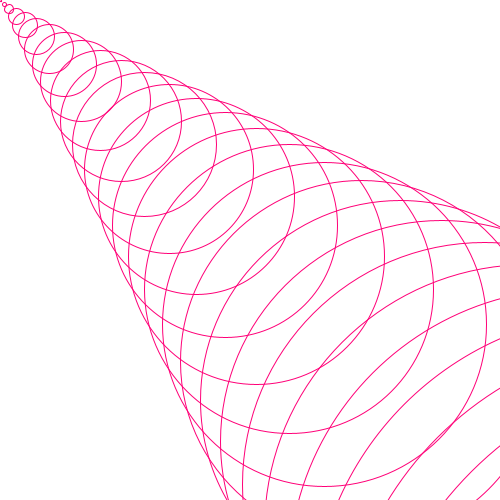
Frame 1 (no input)
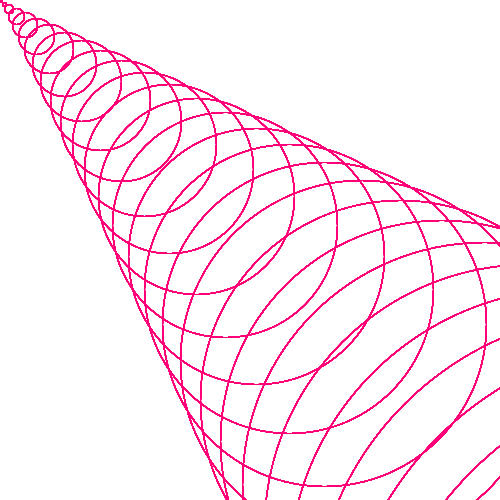
Frame 60 (the mouse pressed at the canvas centre just before this capture)
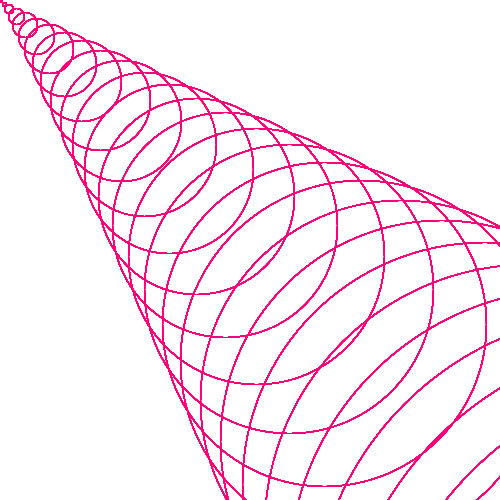
Frame 120 (the mouse held since frame 60 and released just before this capture)

The Processing sketch that drew these frames (run headless with seeded random() and noise(); from frame 60 on, the mouse is pressed at the canvas centre):

// Processing sketch: Day6_8_CoolCircles
// ── Day6_8_CoolCircles.pde
/* For-Loop w/ Function!
 - With this you are able to get repetition of a function with 
 variables that change according to the for-loops

*/

void setup() {
  size(500,500);
  background(255);
}

void draw() {
  
  //draws a quanity of circles equal to the width of the sketch (500)
  for(int i=1;i<width;i++){
    //xPosition, yPosition, and diameter all = i^2
    drawCircle(i*i,i*i,i*i,color(255,0,119));
  }
}

void drawCircle(float circX, float circY, int diameter, color c) {
  
  noFill();
  stroke(c);
  ellipse(circX,circY,diameter,diameter);
  
}
